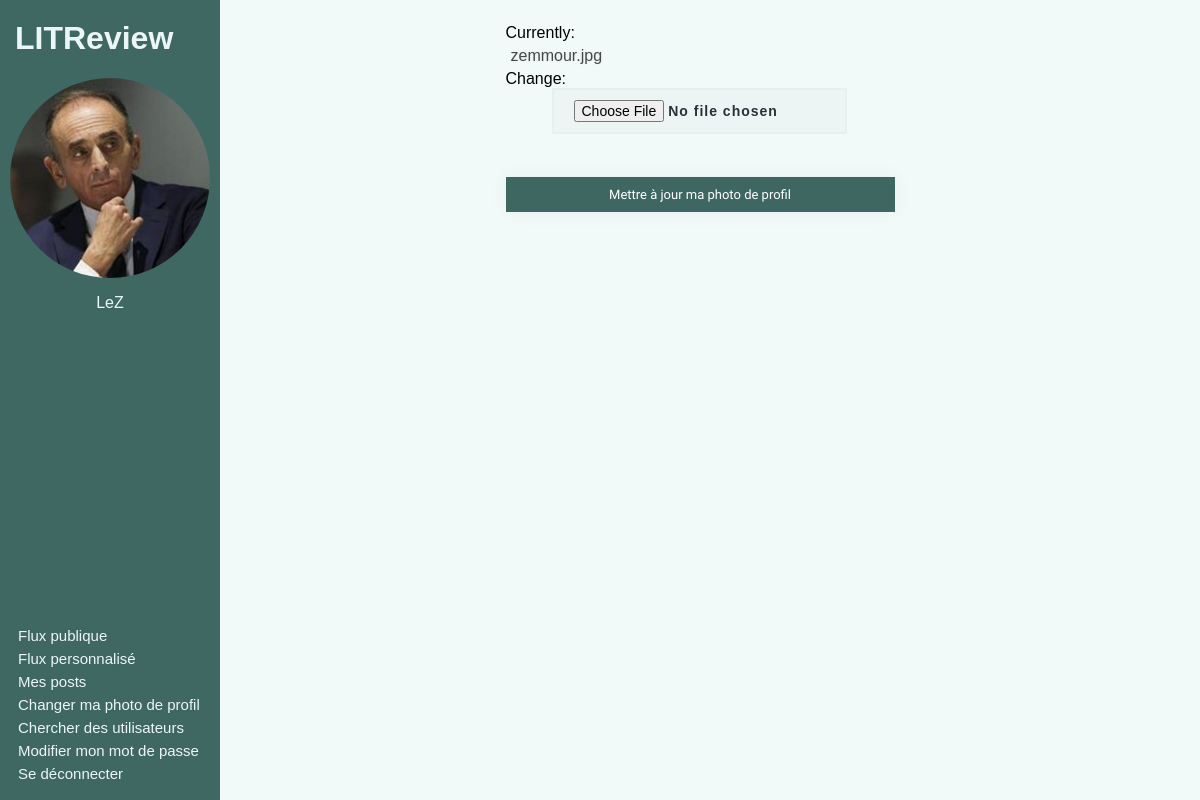
The page /profil-pic-change/ (signed in) on the database its author committed.
### authentication/models.py (models this page shows, shortened)
class User(AbstractUser):
    profile_picture = models.ImageField(
        verbose_name='image', null=True, blank=True)
    followed_users = models.ManyToManyField(
        settings.AUTH_USER_MODEL, through='UserFollow', symmetrical=False)
    IMAGE_MAX_SIZE = (500, 500)

### authentication/views.py (the view, shortened to what this page needs)
class ProfilPicChange(LoginRequiredMixin, View):
    def get(self, request):
        form = forms.UploadProfilePhotoForm(instance=request.user)
        return render(
            request,
            'authentication/profile_pic_change.html',
            {'form': form}
        )

### authentication/forms.py
class UploadProfilePhotoForm(forms.ModelForm):
    class Meta:
        model = get_user_model()
        fields = ('profile_picture', )

### authentication/templates/authentication/profile_pic_change.html (shortened to what this page needs)
{% extends 'base.html' %}
{% block content %}
    <form method="post" enctype="multipart/form-data" id="profile_pic_form">
        {{ form.as_p }}
        <button type="submit">Mettre à jour ma photo de profil</button>
    </form>
{% endblock content %}

### templates/base.html (shortened to what this page needs)
{% load static %}
<html>
    <head>
        <link rel="stylesheet" href="{% static 'style.css' %}">
    </head>
    <body>
        <header>
            <div id="top_left">
                <a href="{% url 'flux' %}" id='header_title'><h1>LITReview</h1></a>
                {% if user.is_authenticated %}
                <div class="profile_infos">
                        <a href="{% url 'flux-self' %}">
                            <div id="user_icon">
                                {% if user.profile_picture %}
                                    <img class="avatar" src='{{ user.profile_picture.url }}'>
                                {% else %}
                                    <img class="avatar" src="{% static 'images/default_profile.jpg'%}">
                                {% endif %}
                                    <p id='username'>{{ user.username }}</p>
                            </div>
                        </a>
                </div>
            </div>
                <div id='navigation'>
                    <ul id='list_header'>
                        <li class='puces_header'><a href="{% url 'flux' %}">Flux publique</a></li>
                        <li class='puces_header'><a href="{% url 'flux-perso' %}">Flux personnalisé</a></li>
                        <li class='puces_header'><a href="{% url 'flux-self' %}">Mes posts</a></li>
                        <li class='puces_header'><a href="{% url 'profile-picture-change' %}">Changer ma photo de profil</a></li>
                        <li class='puces_header'><a href="{% url 'follow-user' 'follow' 0 %}">Chercher des utilisateurs</a></li>
                        <li class='puces_header'><a href="{% url 'password-change' %}">Modifier mon mot de passe</a></li>
                        <li class='puces_header'><a href="{% url 'logout' %}">Se déconnecter</a></li>
                    </ul>
                </div>
                {% endif %}
        </header>
        <main>
            {% block content %}{% endblock content %}
        </main>
    </body>
</html>

### static/style.css (style rules this page uses)
header { background: rgba(36, 82, 76, 0.87); color: #f1f1f1; height: 100%; width: 200px; position: fixed; z-index: 1; top: 0; left: 0; overflow-x: hidden; padding-top: 15px; padding-left: 10px; padding-right: 10px; display: flex; flex-direction: column; justify-content: space-between; }
#header_title { padding-bottom: 3px; color: #ebf6f6; }
#header_title h1 { margin: 0px; }
.avatar { border-radius: 50%; max-width: 200px; max-height: 200px; margin-left: 0px; width: auto; height: auto; }
#user_icon { display: flex; flex-direction: column; justify-content: space-around; }
#username { text-align: center; }
#top_left { display: flex; flex-direction: column; justify-content: space-around; }
.puces_header { list-style-type: none; padding: 3px; }
#navigation { margin-right: auto; margin-bottom: 30px; align-self: flex-end; display: block; }
main { padding-left: 200px; display: flex; flex-direction: column; align-items: center; }
#list_header { padding: 0px; }
.profile_infos { align-self: flex-start; }
body { background-color: #f1faf9; font-family: 'Ubuntu', sans-serif; }
ul { list-style-type: none; color: #558baa; font-family: 'Ubuntu', sans-serif; font-size: 15px; margin: auto; }
input, #id_description, #id_body { width: 76%; color: rgb(38, 50, 56); font-weight: 700; font-size: 14px; letter-spacing: 1px; background: rgba(136, 126, 126, 0.04); padding: 10px 20px; border: none; outline: none; box-sizing: border-box; border: 2px solid rgba(0, 0, 0, 0.02); margin-bottom: 50px; margin-left: 46px; text-align: center; margin-bottom: 27px; font-family: 'Ubuntu', sans-serif; }
form { display: flex; flex-direction: column; }
button { cursor: pointer; background: rgba(36, 82, 76, 0.87); color: #fff; border: 0; padding-left: 40px; padding-right: 40px; padding-bottom: 10px; padding-top: 10px; font-family: 'Ubuntu', sans-serif; font-size: 13px; box-shadow: 0 0 20px 1px rgba(0, 0, 0, 0.04); color: #566b6a; }
a { text-shadow: 0px 0px 3px rgba(117, 117, 117, 0.12); color: #ebf6f6; text-decoration: none; padding: 5px; }
#profile_pic_form a, .modify_form a, span a { color: rgba(0, 0, 0, 0.7); }
form p { display: flex; flex-direction: column; align-items: flex-start; }
button { color: white; font-family: 'Varela Round', sans-serif; }

### rows shown on the page
User: profile_picture (picture), username "LeZ"
